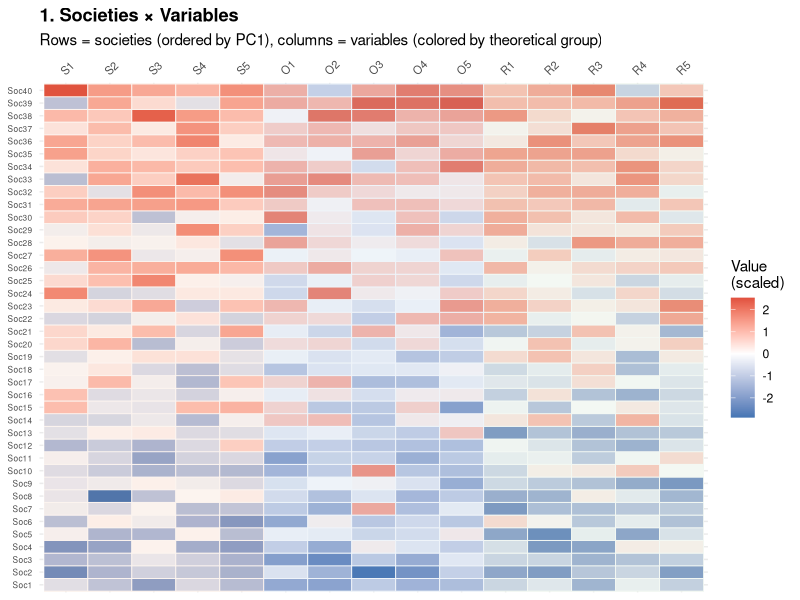
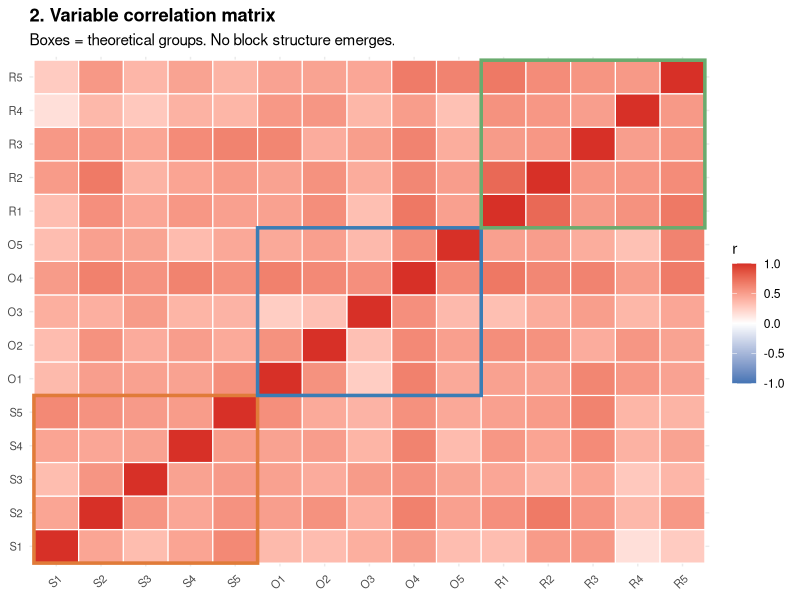
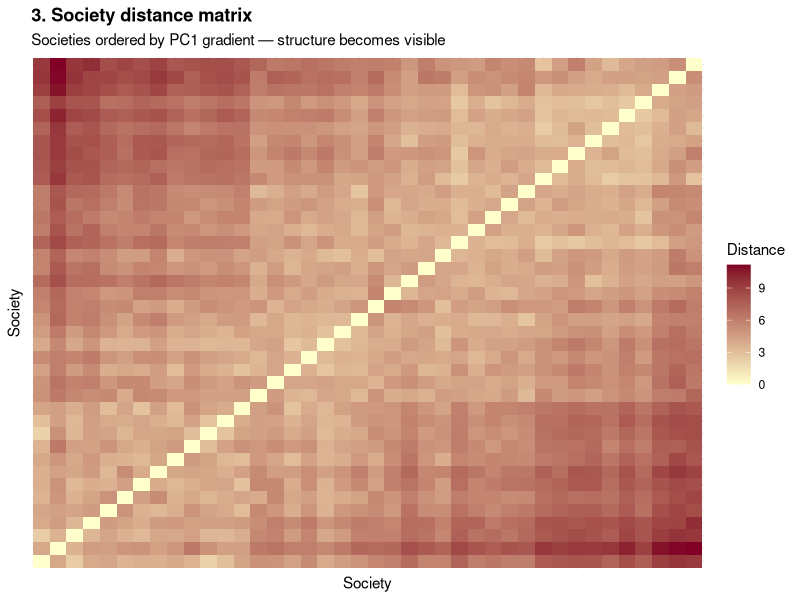
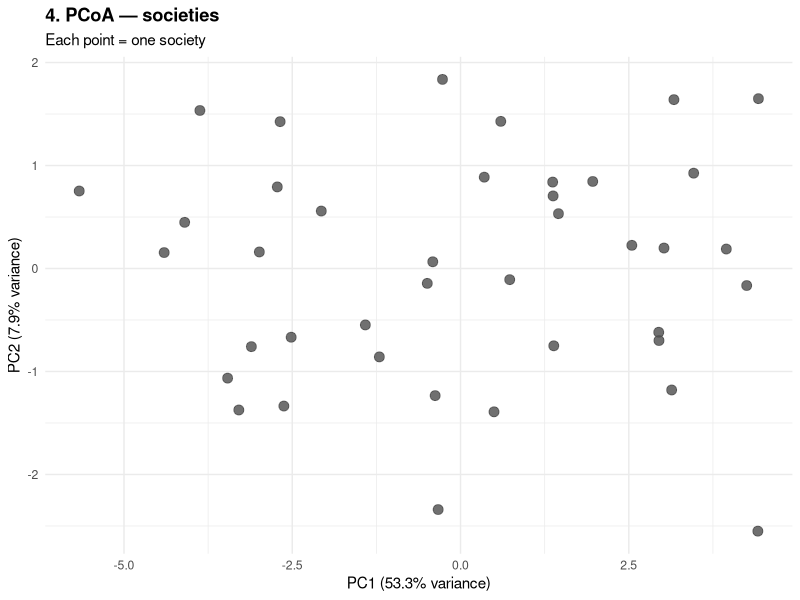
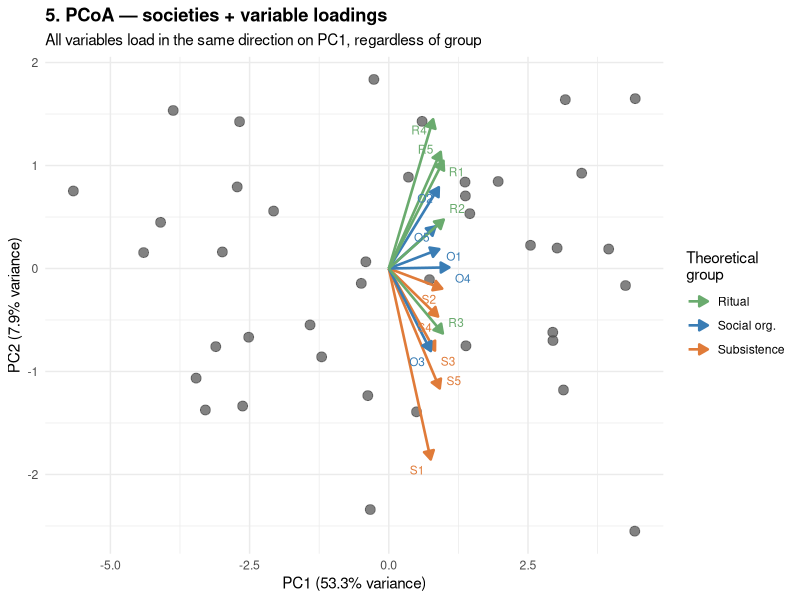

R code for these plots, in order:
# =============================================================================
# Schematic figures for PCoA slides
# Fake data structured to tell the story:
#   - Variables belong to theoretical groups (colors)
#   - Variables within groups do NOT correlate
#   - But all variables load on PC1 in the same direction
# =============================================================================

library(ggplot2)
library(reshape2)
library(patchwork)
library(ggrepel)

set.seed(42)

# --- Parameters ---------------------------------------------------------------

n_soc <- 40   # number of societies
n_var <- 15   # number of variables

# Theoretical variable groups (colors)
groups <- c(
  rep("Subsistence",   5),
  rep("Social org.",   5),
  rep("Ritual",        5)
)
var_names <- paste0(
  c(rep("S", 5), rep("O", 5), rep("R", 5)),
  rep(1:5, 3)
)

group_colors <- c(
  "Subsistence" = "#E07B39",
  "Social org."  = "#3A7DB5",
  "Ritual"       = "#6AAB6E"
)

# --- Simulate data ------------------------------------------------------------
# One latent dimension (PC1 gradient) + noise
# No within-group correlation structure

latent <- seq(-2, 2, length.out = n_soc)  # the true gradient

# Each variable = loading on latent + noise (no group structure in correlations)
loadings <- runif(n_var, 0.4, 0.9)  # all positive, varying strength
noise_sd <- 0.8

X <- matrix(NA, nrow = n_soc, ncol = n_var)
for (j in 1:n_var) {
  X[, j] <- loadings[j] * latent + rnorm(n_soc, 0, noise_sd)
}
colnames(X) <- var_names
rownames(X) <- paste0("Soc", 1:n_soc)

# Standardize
X_scaled <- scale(X)

# =============================================================================
# Figure 1: Societies x Variables matrix
# =============================================================================

df1 <- melt(X_scaled)
colnames(df1) <- c("Society", "Variable", "Value")
df1$Group <- groups[match(df1$Variable, var_names)]

# Order societies by latent gradient
df1$Society <- factor(df1$Society, levels = paste0("Soc", order(latent)))
df1$Variable <- factor(df1$Variable, levels = var_names)

fig1 <- ggplot(df1, aes(x = Variable, y = Society, fill = Value)) +
  geom_tile(color = "white", linewidth = 0.3) +
  scale_fill_gradient2(
    low = "#4575b4", mid = "white", high = "#d73027",
    midpoint = 0, name = "Value\n(scaled)"
  ) +
  # Color variable names by group
  scale_x_discrete(position = "top") +
  annotate("rect",
           xmin = 0.5, xmax = 5.5, ymin = -Inf, ymax = Inf,
           fill = group_colors["Subsistence"], alpha = 0.08
  ) +
  annotate("rect",
           xmin = 5.5, xmax = 10.5, ymin = -Inf, ymax = Inf,
           fill = group_colors["Social org."], alpha = 0.08
  ) +
  annotate("rect",
           xmin = 10.5, xmax = 15.5, ymin = -Inf, ymax = Inf,
           fill = group_colors["Ritual"], alpha = 0.08
  ) +
  labs(
    title = "1. Societies × Variables",
    subtitle = "Rows = societies (ordered by PC1), columns = variables (colored by theoretical group)",
    x = NULL, y = NULL
  ) +
  theme_minimal(base_size = 11) +
  theme(
    axis.text.x = element_text(angle = 45, hjust = 0, size = 8),
    axis.text.y = element_text(size = 6),
    plot.title = element_text(face = "bold"),
    legend.position = "right"
  )

# =============================================================================
# Figure 2: Variable correlation matrix
# =============================================================================

cor_mat <- cor(X_scaled)
df2 <- melt(cor_mat)
colnames(df2) <- c("Var1", "Var2", "Correlation")
df2$Group1 <- groups[match(df2$Var1, var_names)]
df2$Group2 <- groups[match(df2$Var2, var_names)]

df2$Var1 <- factor(df2$Var1, levels = var_names)
df2$Var2 <- factor(df2$Var2, levels = var_names)

fig2 <- ggplot(df2, aes(x = Var1, y = Var2, fill = Correlation)) +
  geom_tile(color = "white", linewidth = 0.4) +
  scale_fill_gradient2(
    low = "#4575b4", mid = "white", high = "#d73027",
    midpoint = 0, limits = c(-1, 1), name = "r"
  ) +
  # Group background bands
  annotate("rect",
           xmin = 0.5, xmax = 5.5, ymin = 0.5, ymax = 5.5,
           fill = NA, color = group_colors["Subsistence"], linewidth = 1.2
  ) +
  annotate("rect",
           xmin = 5.5, xmax = 10.5, ymin = 5.5, ymax = 10.5,
           fill = NA, color = group_colors["Social org."], linewidth = 1.2
  ) +
  annotate("rect",
           xmin = 10.5, xmax = 15.5, ymin = 10.5, ymax = 15.5,
           fill = NA, color = group_colors["Ritual"], linewidth = 1.2
  ) +
  labs(
    title = "2. Variable correlation matrix",
    subtitle = "Boxes = theoretical groups. No block structure emerges.",
    x = NULL, y = NULL
  ) +
  theme_minimal(base_size = 11) +
  theme(
    axis.text.x = element_text(angle = 45, hjust = 1, size = 8),
    axis.text.y = element_text(size = 8),
    plot.title = element_text(face = "bold")
  )

# =============================================================================
# Figure 3: Society distance matrix
# =============================================================================

dist_mat <- as.matrix(dist(X_scaled, method = "euclidean"))

# Order by latent gradient
ord <- order(latent)
dist_mat_ord <- dist_mat[ord, ord]

df3 <- melt(dist_mat_ord)
colnames(df3) <- c("Soc1", "Soc2", "Distance")

fig3 <- ggplot(df3, aes(x = Soc1, y = Soc2, fill = Distance)) +
  geom_tile() +
  scale_fill_gradient(low = "#ffffcc", high = "#800026", name = "Distance") +
  labs(
    title = "3. Society distance matrix",
    subtitle = "Societies ordered by PC1 gradient — structure becomes visible",
    x = "Society", y = "Society"
  ) +
  theme_minimal(base_size = 11) +
  theme(
    axis.text = element_blank(),
    axis.ticks = element_blank(),
    plot.title = element_text(face = "bold")
  )

# =============================================================================
# Figure 4: PCoA — points only
# =============================================================================

pca_res <- prcomp(X_scaled, center = TRUE, scale. = FALSE)
pca_df <- as.data.frame(pca_res$x[, 1:2])
pca_df$Society <- rownames(pca_df)

var_exp <- round(100 * pca_res$sdev^2 / sum(pca_res$sdev^2), 1)

fig4 <- ggplot(pca_df, aes(x = PC1, y = PC2)) +
  geom_point(size = 3, color = "grey30", alpha = 0.8) +
  labs(
    title = "4. PCoA — societies",
    subtitle = "Each point = one society",
    x = paste0("PC1 (", var_exp[1], "% variance)"),
    y = paste0("PC2 (", var_exp[2], "% variance)")
  ) +
  theme_minimal(base_size = 11) +
  theme(plot.title = element_text(face = "bold"))

# =============================================================================
# Figure 5: PCoA — points + variable loadings (biplot)
# =============================================================================

# Variable arrows (scaled for visibility)
arrow_scale <- 3.5
loadings_df <- as.data.frame(pca_res$rotation[, 1:2])
loadings_df$Variable <- rownames(loadings_df)
loadings_df$Group <- groups[match(loadings_df$Variable, var_names)]
loadings_df$xend <- loadings_df$PC1 * arrow_scale
loadings_df$yend <- loadings_df$PC2 * arrow_scale

fig5 <- ggplot(pca_df, aes(x = PC1, y = PC2)) +
  geom_point(size = 3, color = "grey30", alpha = 0.7) +
  geom_segment(
    data = loadings_df,
    aes(x = 0, y = 0, xend = xend, yend = yend, color = Group),
    arrow = arrow(length = unit(0.25, "cm"), type = "closed"),
    linewidth = 0.9
  ) +
  geom_text_repel(
    data = loadings_df,
    aes(x = xend, y = yend, label = Variable, color = Group),
    size = 3, show.legend = FALSE, max.overlaps = 20
  ) +
  scale_color_manual(values = group_colors, name = "Theoretical\ngroup") +
  labs(
    title = "5. PCoA — societies + variable loadings",
    subtitle = "All variables load in the same direction on PC1, regardless of group",
    x = paste0("PC1 (", var_exp[1], "% variance)"),
    y = paste0("PC2 (", var_exp[2], "% variance)")
  ) +
  theme_minimal(base_size = 11) +
  theme(plot.title = element_text(face = "bold"))


fig1
fig2
fig3
fig4
fig5
